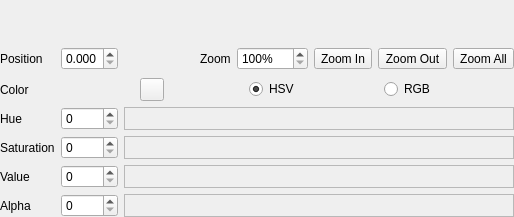
<ui version="4.0" >
 <comment>*********************************************************************
**
** Copyright (C) 1992-2008 Trolltech ASA. All rights reserved.
**
** This file is part of the Qt Designer of the Qt Toolkit.
**
** This file may be used under the terms of the GNU General Public
** License version 2.0 as published by the Free Software Foundation
** and appearing in the file LICENSE.GPL included in the packaging of
** this file.  Please review the following information to ensure GNU
** General Public Licensing requirements will be met:
** http://trolltech.com/products/qt/licenses/licensing/opensource/
**
** If you are unsure which license is appropriate for your use, please
** review the following information:
** http://trolltech.com/products/qt/licenses/licensing/licensingoverview
** or contact the sales department at sales@trolltech.com.
**
** In addition, as a special exception, Trolltech gives you certain
** additional rights. These rights are described in the Trolltech GPL
** Exception version 1.0, which can be found at
** http://www.trolltech.com/products/qt/gplexception/ and in the file
** GPL_EXCEPTION.txt in this package.
**
** In addition, as a special exception, Trolltech, as the sole copyright
** holder for Qt Designer, grants users of the Qt/Eclipse Integration
** plug-in the right for the Qt/Eclipse Integration to link to
** functionality provided by Qt Designer and its related libraries.
**
** Trolltech reserves all rights not expressly granted herein.
**
** This file is provided AS IS with NO WARRANTY OF ANY KIND, INCLUDING THE
** WARRANTY OF DESIGN, MERCHANTABILITY AND FITNESS FOR A PARTICULAR PURPOSE.
**
*********************************************************************</comment>
 <class>qdesigner_internal::QtGradientStopsEditor</class>
 <widget class="QWidget" name="qdesigner_internal::QtGradientStopsEditor" >
  <property name="geometry" >
   <rect>
    <x>0</x>
    <y>0</y>
    <width>514</width>
    <height>217</height>
   </rect>
  </property>
  <property name="windowTitle" >
   <string>Form</string>
  </property>
  <layout class="QGridLayout" >
   <property name="margin" >
    <number>0</number>
   </property>
   <property name="spacing" >
    <number>6</number>
   </property>
   <item row="5" column="1" >
    <widget class="QSpinBox" name="valueSpinBox" >
     <property name="maximum" >
      <number>255</number>
     </property>
    </widget>
   </item>
   <item row="1" column="4" >
    <widget class="qdesigner_internal::QtSpinBox" name="zoomSpinBox" >
     <property name="suffix" >
      <string>%</string>
     </property>
     <property name="maximum" >
      <number>10000</number>
     </property>
     <property name="minimum" >
      <number>100</number>
     </property>
     <property name="singleStep" >
      <number>100</number>
     </property>
     <property name="value" >
      <number>100</number>
     </property>
    </widget>
   </item>
   <item row="1" column="1" >
    <widget class="qdesigner_internal::QtDoubleSpinBox" name="positionSpinBox" >
     <property name="decimals" >
      <number>3</number>
     </property>
     <property name="maximum" >
      <double>1.000000000000000</double>
     </property>
     <property name="minimum" >
      <double>0.000000000000000</double>
     </property>
     <property name="singleStep" >
      <double>0.010000000000000</double>
     </property>
     <property name="value" >
      <double>0.000000000000000</double>
     </property>
    </widget>
   </item>
   <item row="3" column="1" >
    <widget class="QSpinBox" name="hueSpinBox" >
     <property name="maximum" >
      <number>359</number>
     </property>
    </widget>
   </item>
   <item row="6" column="1" >
    <widget class="QSpinBox" name="alphaSpinBox" >
     <property name="maximum" >
      <number>255</number>
     </property>
    </widget>
   </item>
   <item row="4" column="1" >
    <widget class="QSpinBox" name="saturationSpinBox" >
     <property name="maximum" >
      <number>255</number>
     </property>
    </widget>
   </item>
   <item row="6" column="2" colspan="6" >
    <widget class="QFrame" name="frame_4" >
     <property name="frameShape" >
      <enum>QFrame::StyledPanel</enum>
     </property>
     <property name="frameShadow" >
      <enum>QFrame::Raised</enum>
     </property>
     <layout class="QVBoxLayout" >
      <property name="margin" >
       <number>0</number>
      </property>
      <property name="spacing" >
       <number>6</number>
      </property>
      <item>
       <widget class="qdesigner_internal::QtColorLine" name="alphaColorLine" >
        <property name="sizePolicy" >
         <sizepolicy>
          <hsizetype>13</hsizetype>
          <vsizetype>5</vsizetype>
          <horstretch>0</horstretch>
          <verstretch>0</verstretch>
         </sizepolicy>
        </property>
        <property name="focusPolicy" >
         <enum>Qt::StrongFocus</enum>
        </property>
       </widget>
      </item>
     </layout>
    </widget>
   </item>
   <item row="5" column="2" colspan="6" >
    <widget class="QFrame" name="frame_3" >
     <property name="frameShape" >
      <enum>QFrame::StyledPanel</enum>
     </property>
     <property name="frameShadow" >
      <enum>QFrame::Raised</enum>
     </property>
     <layout class="QVBoxLayout" >
      <property name="margin" >
       <number>0</number>
      </property>
      <property name="spacing" >
       <number>6</number>
      </property>
      <item>
       <widget class="qdesigner_internal::QtColorLine" name="valueColorLine" >
        <property name="sizePolicy" >
         <sizepolicy>
          <hsizetype>13</hsizetype>
          <vsizetype>5</vsizetype>
          <horstretch>0</horstretch>
          <verstretch>0</verstretch>
         </sizepolicy>
        </property>
        <property name="focusPolicy" >
         <enum>Qt::StrongFocus</enum>
        </property>
       </widget>
      </item>
     </layout>
    </widget>
   </item>
   <item row="4" column="2" colspan="6" >
    <widget class="QFrame" name="frame_2" >
     <property name="frameShape" >
      <enum>QFrame::StyledPanel</enum>
     </property>
     <property name="frameShadow" >
      <enum>QFrame::Raised</enum>
     </property>
     <layout class="QVBoxLayout" >
      <property name="margin" >
       <number>0</number>
      </property>
      <property name="spacing" >
       <number>6</number>
      </property>
      <item>
       <widget class="qdesigner_internal::QtColorLine" name="saturationColorLine" >
        <property name="sizePolicy" >
         <sizepolicy>
          <hsizetype>13</hsizetype>
          <vsizetype>5</vsizetype>
          <horstretch>0</horstretch>
          <verstretch>0</verstretch>
         </sizepolicy>
        </property>
        <property name="focusPolicy" >
         <enum>Qt::StrongFocus</enum>
        </property>
       </widget>
      </item>
     </layout>
    </widget>
   </item>
   <item row="0" column="0" colspan="8" >
    <widget class="qdesigner_internal::QtGradientStopsWidget" name="gradientWidget" >
     <property name="sizePolicy" >
      <sizepolicy>
       <hsizetype>13</hsizetype>
       <vsizetype>7</vsizetype>
       <horstretch>0</horstretch>
       <verstretch>0</verstretch>
      </sizepolicy>
     </property>
     <property name="focusPolicy" >
      <enum>Qt::StrongFocus</enum>
     </property>
    </widget>
   </item>
   <item row="1" column="0" >
    <widget class="QLabel" name="positionLabel" >
     <property name="text" >
      <string>Position</string>
     </property>
    </widget>
   </item>
   <item row="1" column="2" >
    <spacer>
     <property name="orientation" >
      <enum>Qt::Horizontal</enum>
     </property>
     <property name="sizeHint" >
      <size>
       <width>16</width>
       <height>27</height>
      </size>
     </property>
    </spacer>
   </item>
   <item row="1" column="3" >
    <widget class="QLabel" name="zoomLabel" >
     <property name="text" >
      <string>Zoom</string>
     </property>
    </widget>
   </item>
   <item row="2" column="0" >
    <widget class="QLabel" name="colorLabel" >
     <property name="text" >
      <string>Color</string>
     </property>
    </widget>
   </item>
   <item row="1" column="7" >
    <widget class="QToolButton" name="zoomAllButton" >
     <property name="text" >
      <string>Zoom All</string>
     </property>
    </widget>
   </item>
   <item row="3" column="0" >
    <widget class="QLabel" name="hueLabel" >
     <property name="text" >
      <string>Hue</string>
     </property>
    </widget>
   </item>
   <item row="4" column="0" >
    <widget class="QLabel" name="saturationLabel" >
     <property name="text" >
      <string>Saturation</string>
     </property>
    </widget>
   </item>
   <item row="5" column="0" >
    <widget class="QLabel" name="valueLabel" >
     <property name="text" >
      <string>Value</string>
     </property>
    </widget>
   </item>
   <item row="6" column="0" >
    <widget class="QLabel" name="alphaLabel" >
     <property name="text" >
      <string>Alpha</string>
     </property>
    </widget>
   </item>
   <item row="1" column="6" >
    <widget class="QToolButton" name="zoomOutButton" >
     <property name="text" >
      <string>Zoom Out</string>
     </property>
    </widget>
   </item>
   <item row="1" column="5" >
    <widget class="QToolButton" name="zoomInButton" >
     <property name="text" >
      <string>Zoom In</string>
     </property>
    </widget>
   </item>
   <item row="2" column="1" colspan="7" >
    <layout class="QHBoxLayout" >
     <property name="margin" >
      <number>0</number>
     </property>
     <property name="spacing" >
      <number>6</number>
     </property>
     <item>
      <widget class="qdesigner_internal::QtColorButton" name="colorButton" >
       <property name="text" >
        <string/>
       </property>
      </widget>
     </item>
     <item>
      <widget class="QRadioButton" name="hsvRadioButton" >
       <property name="sizePolicy" >
        <sizepolicy>
         <hsizetype>0</hsizetype>
         <vsizetype>0</vsizetype>
         <horstretch>0</horstretch>
         <verstretch>0</verstretch>
        </sizepolicy>
       </property>
       <property name="text" >
        <string>HSV</string>
       </property>
       <property name="checked" >
        <bool>true</bool>
       </property>
      </widget>
     </item>
     <item>
      <widget class="QRadioButton" name="rgbRadioButton" >
       <property name="sizePolicy" >
        <sizepolicy>
         <hsizetype>0</hsizetype>
         <vsizetype>0</vsizetype>
         <horstretch>0</horstretch>
         <verstretch>0</verstretch>
        </sizepolicy>
       </property>
       <property name="text" >
        <string>RGB</string>
       </property>
      </widget>
     </item>
    </layout>
   </item>
   <item row="3" column="2" colspan="6" >
    <widget class="QFrame" name="frame" >
     <property name="frameShape" >
      <enum>QFrame::StyledPanel</enum>
     </property>
     <property name="frameShadow" >
      <enum>QFrame::Raised</enum>
     </property>
     <layout class="QVBoxLayout" >
      <property name="margin" >
       <number>0</number>
      </property>
      <property name="spacing" >
       <number>6</number>
      </property>
      <item>
       <widget class="qdesigner_internal::QtColorLine" name="hueColorLine" >
        <property name="sizePolicy" >
         <sizepolicy>
          <hsizetype>13</hsizetype>
          <vsizetype>5</vsizetype>
          <horstretch>0</horstretch>
          <verstretch>0</verstretch>
         </sizepolicy>
        </property>
        <property name="focusPolicy" >
         <enum>Qt::StrongFocus</enum>
        </property>
       </widget>
      </item>
     </layout>
    </widget>
   </item>
  </layout>
 </widget>
 <customwidgets>
  <customwidget>
   <class>qdesigner_internal::QtColorButton</class>
   <extends>QToolButton</extends>
   <header>qtcolorbutton.h</header>
  </customwidget>
  <customwidget>
   <class>qdesigner_internal::QtGradientStopsWidget</class>
   <extends>QFrame</extends>
   <header>qtgradientstopswidget.h</header>
  </customwidget>
  <customwidget>
   <class>qdesigner_internal::QtSpinBox</class>
   <extends>QSpinBox</extends>
   <header>qtspinbox.h</header>
  </customwidget>
  <customwidget>
   <class>qdesigner_internal::QtDoubleSpinBox</class>
   <extends>QDoubleSpinBox</extends>
   <header>qtspinbox.h</header>
  </customwidget>
  <customwidget>
   <class>qdesigner_internal::QtColorLine</class>
   <extends>QFrame</extends>
   <header>qtcolorline.h</header>
  </customwidget>
 </customwidgets>
 <tabstops>
  <tabstop>gradientWidget</tabstop>
  <tabstop>positionSpinBox</tabstop>
  <tabstop>zoomSpinBox</tabstop>
  <tabstop>zoomInButton</tabstop>
  <tabstop>zoomOutButton</tabstop>
  <tabstop>zoomAllButton</tabstop>
  <tabstop>colorButton</tabstop>
  <tabstop>hsvRadioButton</tabstop>
  <tabstop>rgbRadioButton</tabstop>
  <tabstop>hueColorLine</tabstop>
  <tabstop>saturationColorLine</tabstop>
  <tabstop>valueColorLine</tabstop>
  <tabstop>alphaColorLine</tabstop>
 </tabstops>
 <resources/>
 <connections/>
</ui>
